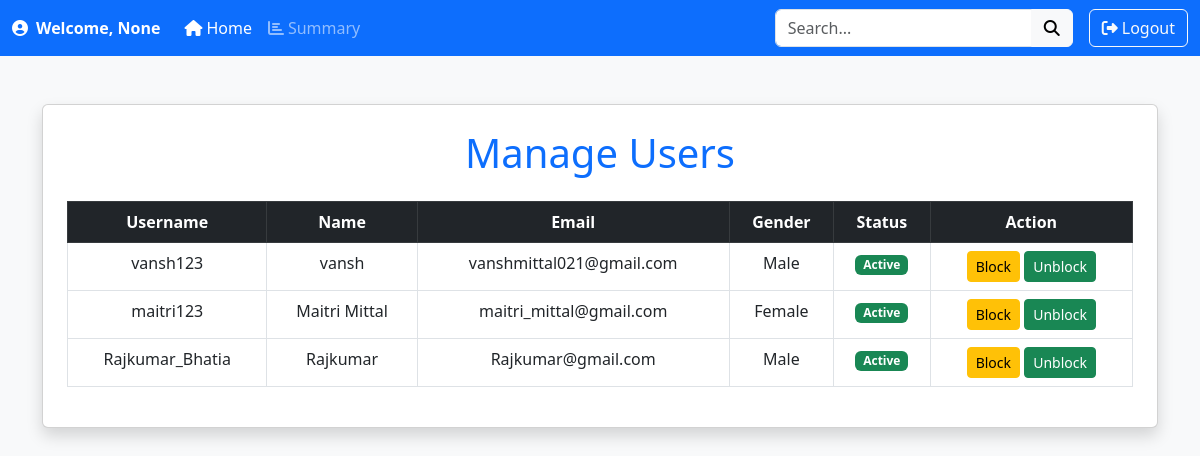
Before: /search_user with the older database file.
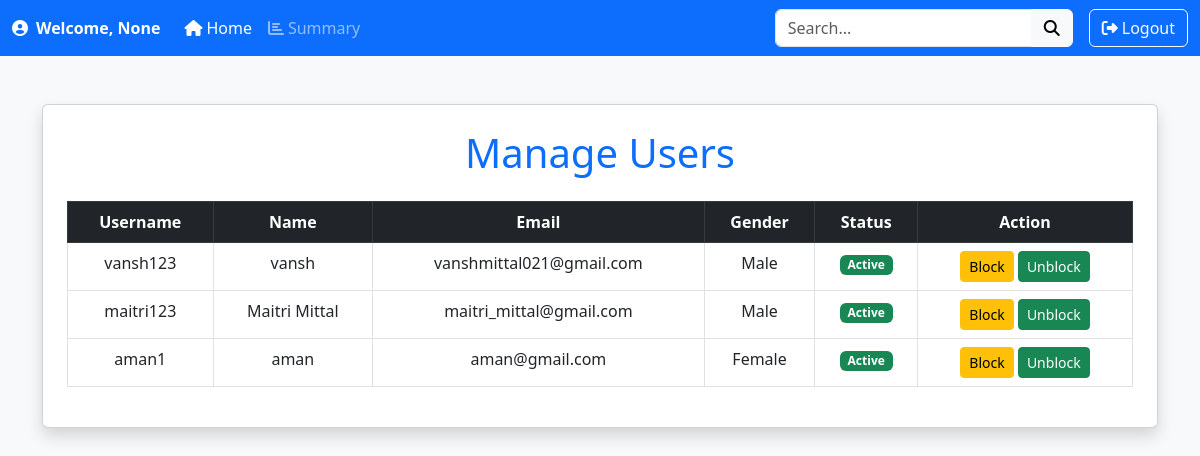
After: the same page with the newer database file.
### app.py (models this page shows)
class User(db.Model):
    id=db.Column(db.Integer,primary_key=True)
    username=db.Column(db.String(150),nullable=False,unique=True)
    password=db.Column(db.String(150),nullable=False)
    full_name=db.Column(db.String(150),nullable=False)
    qualification=db.Column(db.String(150),nullable=False)
    dob=db.Column(db.Date,nullable=False)
    gender = db.Column(db.String(50), nullable=False)  # New field for gender
    email = db.Column(db.String(150), nullable=False, unique=True)  # New field for email
    phone = db.Column(db.String(15), nullable=False)  # New field for phone number
    address = db.Column(db.String(255), nullable=False)  # New field for address
    status=db.Column(db.String(50),default='Active')
    created_on=db.Column(db.DateTime,nullable=False,default=datetime.utcnow)
    scores=db.relationship('Scores',back_populates='user',cascade='all,delete')

### app.py (the view)
@app.route('/search_user', methods=['GET'])
def search_user():
    query_username = request.args.get('user_username', '').strip()
    query_full_name = request.args.get('user_full_name', '').strip()
    query_status = request.args.get('user_status', '').strip()
    users_query = User.query.filter(User.username != 'admin')  # Exclude admin users
    if query_username:
        users_query = users_query.filter(User.username.contains(query_username))
    if query_full_name:
        users_query = users_query.filter(User.full_name.contains(query_full_name))
    if query_status:
        users_query = users_query.filter(User.status.contains(query_status))
    users = users_query.all()
    return render_template('manage_user.html', users=users)

### templates/manage_user.html (shortened to what this page needs)
<!DOCTYPE html>
<html lang="en">
<head>
    <link href="https://cdn.jsdelivr.net/npm/bootstrap@5.3.0-alpha3/dist/css/bootstrap.min.css" rel="stylesheet">
    <link rel="stylesheet" href="https://cdnjs.cloudflare.com/ajax/libs/font-awesome/6.4.0/css/all.min.css">
</head>
<body class="bg-light">
    <nav class="navbar navbar-expand-lg navbar-dark bg-primary">
        <div class="container-fluid">
            <span class="navbar-text fw-bold text-white me-3">
                <i class="fas fa-user-circle me-2"></i>Welcome, {{ session.get('username') }}
            </span>
            <div class="collapse navbar-collapse" id="navbarNavDropdown">
                <ul class="navbar-nav me-auto mb-2 mb-lg-0">
                    <li class="nav-item">
                        <a class="nav-link active" href="/admin_dashboard"><i class="fas fa-home me-1"></i>Home</a>
                    </li>
                    <li class="nav-item">
                        <a class="nav-link" href="/admin_summary"><i class="fas fa-chart-bar me-1"></i>Summary</a>
                    </li>
                </ul>
                <form class="d-flex me-3" action="/search_user" method="GET">
                    <div class="input-group">
                        <input class="form-control" type="search" placeholder="Search..." name="query">
                        <button class="btn btn-light" type="submit"><i class="fas fa-search"></i></button>
                    </div>
                </form>
                <a href="/login" class="btn btn-outline-light"><i class="fas fa-sign-out-alt me-1"></i>Logout</a>
            </div>
        </div>
    </nav>
    <div class="container mt-5">
        <div class="card shadow p-4">
            <h1 class="text-center text-primary mb-4">Manage Users</h1>
            <div class="table-responsive">
                <table class="table table-bordered table-hover text-center">
                    <thead class="table-dark">
                        <tr>
                            <th>Username</th>
                            <th>Name</th>
                            <th>Email</th>
                            <th>Gender</th>
                            <th>Status</th>
                            <th>Action</th>
                        </tr>
                    </thead>
                    <tbody>
                        {% for user in users %}
                        <tr>
                            <td>{{ user.username }}</td>
                            <td>{{ user.full_name }}</td>
                            <td>{{ user.email }}</td>
                            <td>{{ user.gender }}</td>
                            <td>
                                <span class="badge {% if user.status == 'Active' %}bg-success{% else %}bg-danger{% endif %}">
                                    {{ user.status }}
                                </span>
                            </td>
                            <td>
                                <a href="/block_user/{{ user.id }}" class="btn btn-warning btn-sm">Block</a>
                                <a href="/unblock_user/{{ user.id }}" class="btn btn-success btn-sm">Unblock</a>
                            </td>
                        </tr>
                        {% endfor %}
                    </tbody>
                </table>
            </div>
        </div>
    </div>
</body>
</html>

Changed rows visible on the page:
removed User: username "Rajkumar_Bhatia", full_name "Rajkumar", email "Rajkumar@gmail.com", gender "Male", status "Active"
changed User "maitri123": gender "Female" → "Male"
added User: username "aman1", full_name "aman", email "aman@gmail.com", gender "Female", status "Active"
